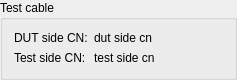
<?xml version="1.0" encoding="UTF-8"?>
<ui version="4.0">
 <class>mdtTtLogicalTestCableTcWidget</class>
 <widget class="QGroupBox" name="mdtTtLogicalTestCableTcWidget">
  <property name="geometry">
   <rect>
    <x>0</x>
    <y>0</y>
    <width>237</width>
    <height>80</height>
   </rect>
  </property>
  <property name="windowTitle">
   <string>GroupBox</string>
  </property>
  <property name="title">
   <string>Test cable</string>
  </property>
  <layout class="QFormLayout" name="formLayout">
   <item row="0" column="0">
    <widget class="QLabel" name="lbDutSideCnLabel">
     <property name="text">
      <string>DUT side CN:</string>
     </property>
    </widget>
   </item>
   <item row="0" column="1">
    <widget class="QLabel" name="lbDutSideCn">
     <property name="text">
      <string>dut side cn</string>
     </property>
    </widget>
   </item>
   <item row="1" column="0">
    <widget class="QLabel" name="lbTestSideCnLabel">
     <property name="text">
      <string>Test side CN:</string>
     </property>
    </widget>
   </item>
   <item row="1" column="1">
    <widget class="QLabel" name="lbTestSideCn">
     <property name="text">
      <string>test side cn</string>
     </property>
    </widget>
   </item>
  </layout>
 </widget>
 <resources/>
 <connections/>
</ui>
